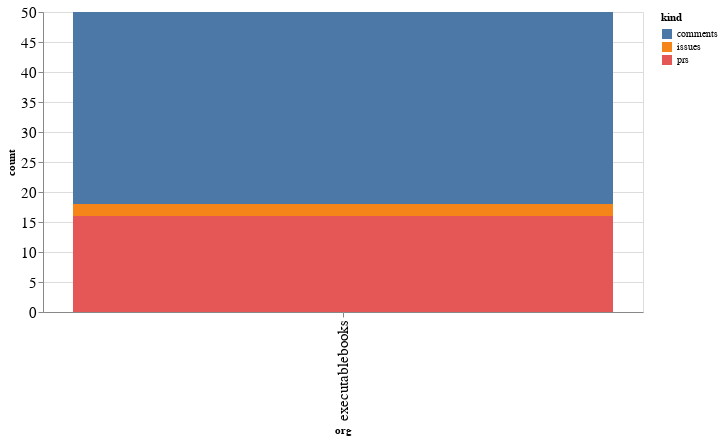

Here is the notebook cell this chart was saved with:
### Code cell
alt.Chart(org_summaries, width=600).mark_bar().encode(
    x='org',
    y='count',
    color='kind',
    tooltip="org"
)

### Figure 1 — Vega-Lite specification as saved in the notebook (floating-point values rounded to 4 significant figures)
{"config": {"axisLeft": {"labelFontSize": 15}, "axisBottom": {"labelFontSize": 15}}, "data": {"name": "data-ab86416ff0bf803a4bc5dc77e5f8e452"}, "mark": "bar", "encoding": {"color": {"type": "nominal", "field": "kind"}, "tooltip": {"type": "nominal", "field": "org"}, "x": {"type": "nominal", "field": "org"}, "y": {"type": "quantitative", "field": "count"}}, "width": 600, "$schema": "https://vega.github.io/schema/vega-lite/v4.8.1.json", "datasets": {"data-ab86416ff0bf803a4bc5dc77e5f8e452": [{"org": "executablebooks", "kind": "comments", "count": 32}, {"org": "executablebooks", "kind": "issues", "count": 2}, {"org": "executablebooks", "kind": "prs", "count": 16}]}}
